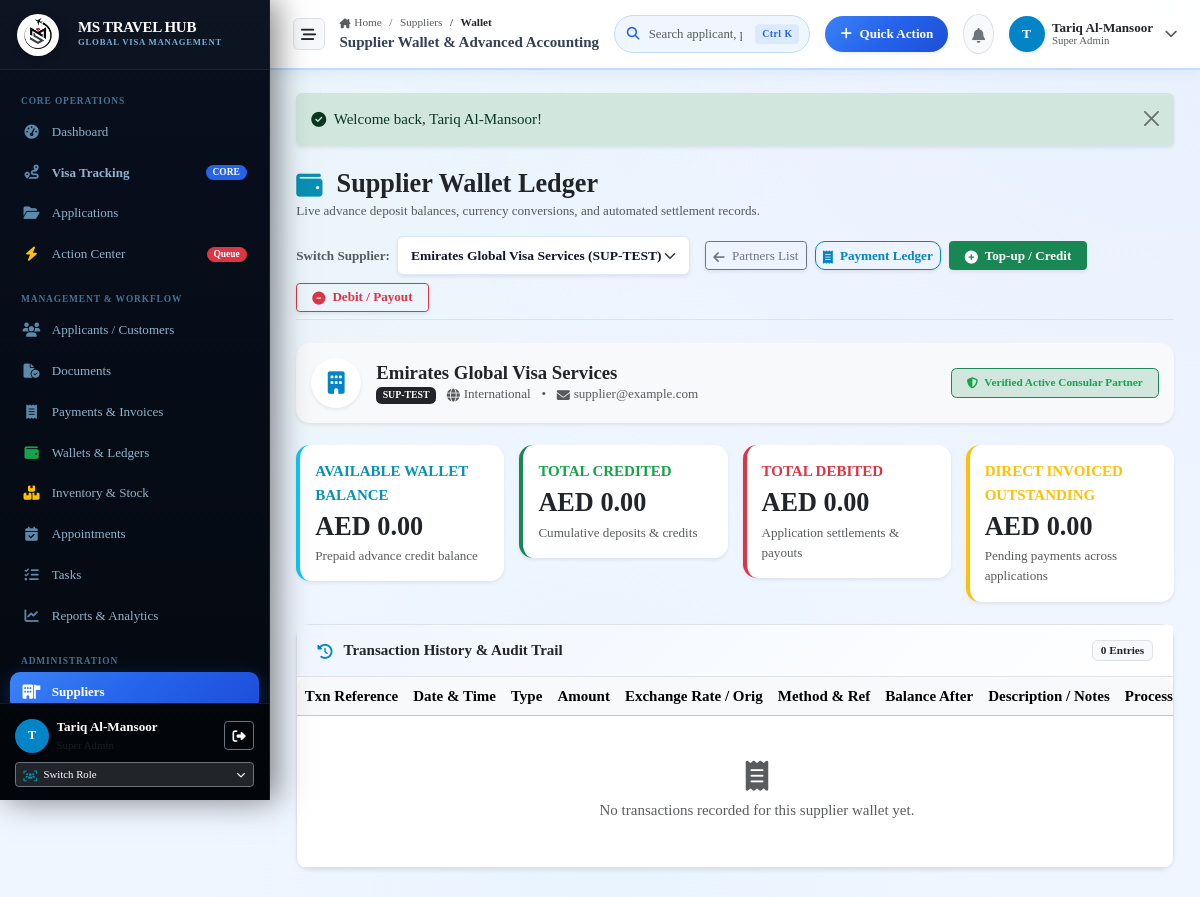
/suppliers/wallet?id=4 (signed in), run on the app's committed database.
### tables this page shows
CREATE TABLE suppliers (
    id INTEGER PRIMARY KEY AUTOINCREMENT,
    supplier_code TEXT NOT NULL UNIQUE,
    company_name TEXT NOT NULL,
    contact_person TEXT,
    mobile TEXT,
    whatsapp TEXT,
    email TEXT,
    country TEXT,
    address TEXT,
    payment_terms TEXT,
    bank_details TEXT,
    notes TEXT,
    is_active INTEGER DEFAULT 1,
    created_at DATETIME DEFAULT CURRENT_TIMESTAMP,
    updated_at DATETIME DEFAULT CURRENT_TIMESTAMP
, password_hash TEXT NULL, last_login_at DATETIME NULL, portal_enabled INTEGER DEFAULT 0);

### app/Controllers/SupplierController.php (called while the page is built, shortened)
<?php
class SupplierController
{
    public function wallet(): void
    {
        $pdo = Database::getConnection();
        $supplierId = (int)($_GET['id'] ?? $_GET['supplier_id'] ?? 0);
        $suppliers = $pdo->query("SELECT id, company_name, supplier_code, country, email, mobile FROM suppliers WHERE is_active = 1 ORDER BY company_name ASC")->fetchAll(PDO::FETCH_ASSOC);
        $currentSupplier = null;
        if ($supplierId > 0) {
            $stmt = $pdo->prepare("SELECT * FROM suppliers WHERE id = ?");
            $stmt->execute([$supplierId]);
            $currentSupplier = $stmt->fetch(PDO::FETCH_ASSOC);
        }
        $wallet = $supplierId > 0 ? WalletService::getOrCreateSupplierWallet($supplierId, 'AED') : [
            'id' => 0, 'supplier_id' => 0, 'currency' => 'AED', 'current_balance' => 0.00, 'total_credited' => 0.00, 'total_debited' => 0.00
        ];
        $transactions = $supplierId > 0 ? WalletService::getSupplierTransactions($supplierId, 100) : [];
        $outstanding = 0.0;
        if ($supplierId > 0) {
            $payStmt = $pdo->prepare("SELECT
                COALESCE(SUM(payable_amount), 0) as total_payables,
                COALESCE(SUM(paid_amount), 0) as total_paid
                FROM supplier_payments WHERE supplier_id = ?");
            $payStmt->execute([$supplierId]);
            $fin = $payStmt->fetch(PDO::FETCH_ASSOC);
            $totalPayables = (float)($fin['total_payables'] ?? 0);
            $totalPaid = (float)($fin['total_paid'] ?? 0);
            $outstanding = max(0.00, $totalPayables - $totalPaid);
        }
        require_once dirname(__DIR__) . '/Views/suppliers/wallet.php';
    }
}

### app/autoload.php (called while the page is built, shortened)
<?php
function e(?string $string): string {
    return htmlspecialchars((string)($string ?? ''), ENT_QUOTES, 'UTF-8');
}
function auth_user(): ?array {
    return $_SESSION['user'] ?? null;
}
function get_flash(): ?array {
    if (isset($_SESSION['flash'])) {
        $flash = $_SESSION['flash'];
        return $flash;
    }
    return null;
}

### app/Services/WalletService.php (called while the page is built, shortened)
<?php
class WalletService
{
    public static function getOrCreateSupplierWallet(int $supplierId, string $currency = 'USD'): array
    {
        $pdo = Database::getConnection();
        $stmt = $pdo->prepare("SELECT * FROM supplier_wallets WHERE supplier_id = ? LIMIT 1");
        $stmt->execute([$supplierId]);
        $wallet = $stmt->fetch(PDO::FETCH_ASSOC);
        if (!$wallet) {
            $pdo->prepare("INSERT INTO supplier_wallets (supplier_id, currency, current_balance, total_credited, total_debited) VALUES (?, ?, 0.00, 0.00, 0.00)")
                ->execute([$supplierId, $currency]);
            $stmt->execute([$supplierId]);
            $wallet = $stmt->fetch(PDO::FETCH_ASSOC);
        }
        return $wallet ?: [
            'id' => 0,
            'supplier_id' => $supplierId,
            'currency' => $currency,
            'current_balance' => 0.00,
            'total_credited' => 0.00,
            'total_debited' => 0.00
        ];
    }
    public static function getSupplierTransactions(int $supplierId, int $limit = 50): array
    {
        $pdo = Database::getConnection();
        $stmt = $pdo->prepare("SELECT swt.*, u.name as created_by_name
            FROM supplier_wallet_transactions swt
            LEFT JOIN users u ON swt.created_by = u.id
            WHERE swt.supplier_id = ?
            ORDER BY swt.created_at DESC
            LIMIT ?");
        $stmt->bindValue(1, $supplierId, PDO::PARAM_INT);
        $stmt->bindValue(2, $limit, PDO::PARAM_INT);
        $stmt->execute();
        return $stmt->fetchAll(PDO::FETCH_ASSOC);
    }
}

### app/Views/suppliers/wallet.php (the view, shortened to what this page needs)
<?php
$flash = get_flash();
require_once dirname(__DIR__) . '/layouts/header.php';
require_once dirname(__DIR__) . '/layouts/sidebar.php';
require_once dirname(__DIR__) . '/layouts/topbar.php';
?>
<div class="content-body">
  <?php if ($flash): ?>
    <div class="alert alert-<?= e($flash['type']) ?> alert-dismissible fade show mb-4 border-0 shadow-sm" role="alert">
      <div class="d-flex align-items-center gap-2">
        <i class="fa-solid <?= $flash['type'] === 'danger' ? 'fa-circle-exclamation' : ($flash['type'] === 'success' ? 'fa-circle-check' : 'fa-circle-info') ?>"></i>
        <span><?= e($flash['message']) ?></span>
      </div>
      <button type="button" class="btn-close" data-bs-dismiss="alert"></button>
    </div>
  <?php endif; ?>
  <div class="d-flex flex-wrap align-items-center justify-content-between gap-3 mb-4 pb-2 border-bottom">
    <div class="d-flex align-items-center gap-3">
      <div>
        <h3 class="fw-bold brand-font text-dark mb-0">
          <i class="fa-solid fa-wallet text-info me-2"></i> Supplier Wallet Ledger
        </h3>
        <p class="text-muted small mb-0">Live advance deposit balances, currency conversions, and automated settlement records.</p>
      </div>
    </div>
    <div class="d-flex flex-wrap align-items-center gap-2">
      <form method="GET" action="/suppliers/wallet" class="d-inline-flex align-items-center gap-2 me-2">
        <label for="supplierSelect" class="small fw-semibold text-muted text-nowrap">Switch Supplier:</label>
        <select name="id" id="supplierSelect" class="form-select form-select-sm fw-semibold shadow-sm" style="min-width: 220px;" onchange="this.form.submit()">
          <?php foreach ($suppliers as $s): ?>
            <option value="<?= $s['id'] ?>" <?= (int)$s['id'] === (int)$supplierId ? 'selected' : '' ?>>
              <?= e($s['company_name']) ?> (<?= e($s['supplier_code']) ?>)
            </option>
          <?php endforeach; ?>
        </select>
      </form>
      <a href="/suppliers" class="btn btn-outline-secondary btn-sm shadow-sm">
        <i class="fa-solid fa-arrow-left me-1"></i> Partners List
      </a>
      <a href="/suppliers/payments" class="btn btn-outline-primary btn-sm shadow-sm">
        <i class="fa-solid fa-receipt me-1"></i> Payment Ledger
      </a>
      <button type="button" class="btn btn-success btn-sm px-3 shadow-sm fw-semibold" data-bs-toggle="modal" data-bs-target="#topupSupplierModal">
        <i class="fa-solid fa-plus-circle me-1"></i> Top-up / Credit
      </button>
      <button type="button" class="btn btn-outline-danger btn-sm px-3 shadow-sm fw-semibold" data-bs-toggle="modal" data-bs-target="#debitSupplierModal">
        <i class="fa-solid fa-minus-circle me-1"></i> Debit / Payout
      </button>
    </div>
  </div>
  <?php if ($currentSupplier): ?>
    <div class="card card-enterprise border-0 shadow-sm mb-4 bg-light">
      <div class="card-body p-3">
        <div class="row align-items-center">
          <div class="col-md-6">
            <div class="d-flex align-items-center gap-3">
              <div class="rounded-circle bg-white shadow-sm p-3 d-flex align-items-center justify-content-center" style="width: 50px; height: 50px;">
                <i class="fa-solid fa-building text-primary fs-4"></i>
              </div>
              <div>
                <h5 class="fw-bold text-dark mb-0"><?= e($currentSupplier['company_name']) ?></h5>
                <div class="text-muted small">
                  <span class="badge bg-dark me-2"><?= e($currentSupplier['supplier_code']) ?></span>
                  <span><i class="fa-solid fa-globe me-1"></i><?= e($currentSupplier['country'] ?: 'International') ?></span>
                  <span class="mx-2">•</span>
                  <span><i class="fa-solid fa-envelope me-1"></i><?= e($currentSupplier['email'] ?: 'No email') ?></span>
                </div>
              </div>
            </div>
          </div>
          <div class="col-md-6 text-md-end mt-2 mt-md-0">
            <span class="badge bg-success-subtle text-success border border-success px-3 py-2 fs-7 fw-semibold">
              <i class="fa-solid fa-shield-halved me-1"></i> Verified Active Consular Partner
            </span>
          </div>
        </div>
      </div>
    </div>
    <div class="row g-3 mb-4">
      <div class="col-md-3">
        <div class="card card-enterprise border-0 shadow-sm border-start border-info border-4 p-3">
          <div class="text-xs fw-bold text-info text-uppercase mb-1">Available Wallet Balance</div>
          <div class="h3 mb-0 fw-bold text-dark">
            <?= e($wallet['currency'] ?? 'AED') ?> <?= number_format((float)$wallet['current_balance'], 2) ?>
          </div>
          <div class="text-muted small mt-1">Prepaid advance credit balance</div>
        </div>
      </div>
      <div class="col-md-3">
        <div class="card card-enterprise border-0 shadow-sm border-start border-success border-4 p-3">
          <div class="text-xs fw-bold text-success text-uppercase mb-1">Total Credited</div>
          <div class="h3 mb-0 fw-bold text-dark">
            <?= e($wallet['currency'] ?? 'AED') ?> <?= number_format((float)$wallet['total_credited'], 2) ?>
          </div>
          <div class="text-muted small mt-1">Cumulative deposits &amp; credits</div>
        </div>
      </div>
      <div class="col-md-3">
        <div class="card card-enterprise border-0 shadow-sm border-start border-danger border-4 p-3">
          <div class="text-xs fw-bold text-danger text-uppercase mb-1">Total Debited</div>
          <div class="h3 mb-0 fw-bold text-dark">
            <?= e($wallet['currency'] ?? 'AED') ?> <?= number_format((float)$wallet['total_debited'], 2) ?>
          </div>
          <div class="text-muted small mt-1">Application settlements &amp; payouts</div>
        </div>
      </div>
      <div class="col-md-3">
        <div class="card card-enterprise border-0 shadow-sm border-start border-warning border-4 p-3">
          <div class="text-xs fw-bold text-warning text-uppercase mb-1">Direct Invoiced Outstanding</div>
          <div class="h3 mb-0 fw-bold text-dark">
            AED <?= number_format($outstanding, 2) ?>
          </div>
          <div class="text-muted small mt-1">Pending payments across applications</div>
        </div>
      </div>
    </div>
    <div class="card card-enterprise shadow-sm border">
      <div class="card-header bg-white py-3 border-bottom d-flex justify-content-between align-items-center">
        <h6 class="fw-bold text-dark mb-0">
          <i class="fa-solid fa-clock-rotate-left me-2 text-primary"></i> Transaction History &amp; Audit Trail
        </h6>
        <span class="badge bg-light text-dark border"><?= count($transactions) ?> Entries</span>
      </div>
      <div class="table-responsive">
        <table class="table table-hover align-middle mb-0 font-sm">
          <thead class="table-light">
            <tr>
              <th>Txn Reference</th>
              <th>Date &amp; Time</th>
              <th>Type</th>
              <th>Amount</th>
              <th>Exchange Rate / Orig</th>
              <th>Method &amp; Ref</th>
              <th>Balance After</th>
              <th>Description / Notes</th>
              <th>Processed By</th>
            </tr>
          </thead>
          <tbody>
            <?php if (empty($transactions)): ?>
              <tr>
                <td colspan="9" class="text-center py-5 text-muted">
                  <i class="fa-solid fa-receipt fs-2 mb-2 d-block text-muted"></i>
                  No transactions recorded for this supplier wallet yet.
                </td>
              </tr>
            <?php endif; ?>
          </tbody>
        </table>
      </div>
    </div>
  <?php endif; ?>
</div>
<?php require_once dirname(__DIR__) . '/layouts/footer.php'; ?>

### data on the page
suppliers: company_name "Emirates Global Visa Services", supplier_code "SUP-TEST", country "International", email "supplier@example.com"

### other printed values
substr($currentUser['name'] ?? 'U', 0, 1) "T"
$currentUser['name'] "Tariq Al-Mansoor"
$roleName "Super Admin"
$segLabel "Suppliers"
$segLabel "Wallet"
$cleanTitle "Supplier Wallet & Advanced Accounting"
$currentUser['role_name'] "Super Admin"
$flash['message'] "Welcome back, Tariq Al-Mansoor!"
$wallet['currency'] "AED"
$wallet['current_balance'] "0.00"
$wallet['total_credited'] "0.00"
$wallet['total_debited'] "0.00"
$outstanding "0.00"
count($transactions) "0"
form field id "Emirates Global Visa Services (SUP-TEST)"
